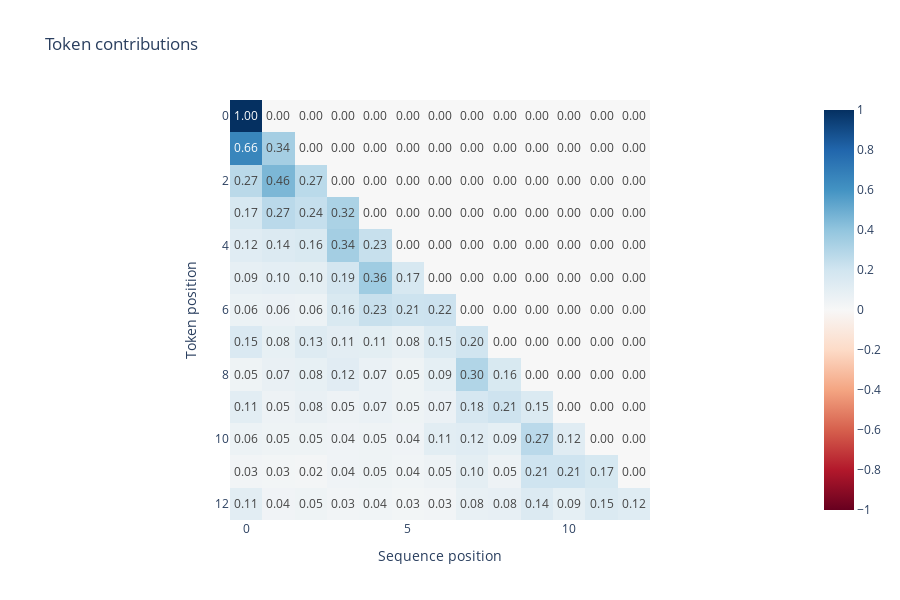

The code cell stored with this chart in its notebook:
### Code cell
print(tokens)
print(len(tokens))

def get_attention_layer_activations(position=-1):
  position_contributions =  t.zeros(len(tokens[1:]), device=model.cfg.device)

  for layer in range(model.cfg.n_layers):
    layer_activations = activations[layer]
    # display(cv.attention.attention_patterns(
    #   tokens=tokens[1:],
    #   attention=layer_activations,
    #   # attention_head_names=[f"L0H{i}" for i in range(12)],
    # ))

    # print(layer_activations.shape)
    token_activations = layer_activations[:,position,:]
    # print(token_activations.shape)
    summed_values = einops.reduce(token_activations, 'tensors num -> num', 'sum')
    # print(f"summed values: {len(summed_values)}")
    normalized_tensor = summed_values / t.sum(summed_values)
    # print(normalized_tensor)

    position_contributions += normalized_tensor

  position_contributions = position_contributions/model.cfg.n_layers
  return position_contributions

total_position_contributions =  t.zeros((len(tokens) - 1, len(tokens[1:])), device=model.cfg.device)

for i in range(len(tokens) - 1):
  position_contributions = get_attention_layer_activations(i)
  total_position_contributions[i] = t.tensor(position_contributions, device=model.cfg.device)

total_position_contributions.cpu().numpy()

print(total_position_contributions.shape)
print(total_position_contributions)

for i, token in enumerate(tokens[1:]):
  print(f"Token {i}: {token}")

imshow(
    total_position_contributions,
    labels={"x": "Sequence position", "y": "Token position"},
    title="Token contributions",
    text_auto=".2f",
    width=900, height=600
)

### Figure 1 — Plotly figure (JSON) as saved in the notebook; plotly's stock layout.template omitted (floating-point values rounded to 4 significant figures; data arrays with more than 128 entries replaced by an {"elided": "..."} marker saying what was removed)
{"data": [{"coloraxis": "coloraxis", "hovertemplate": "Sequence position: %{x}<br>Token position: %{y}<br>color: %{z}<extra></extra>", "name": "0", "texttemplate": "%{z:.2f}", "type": "heatmap", "xaxis": "x", "yaxis": "y", "z": {"elided": "13x13 float values"}}], "layout": {"coloraxis": {"cmid": 0, "colorscale": [[0, "rgb(103,0,31)"], [0.1, "rgb(178,24,43)"], [0.2, "rgb(214,96,77)"], [0.3, "rgb(244,165,130)"], [0.4, "rgb(253,219,199)"], [0.5, "rgb(247,247,247)"], [0.6, "rgb(209,229,240)"], [0.7, "rgb(146,197,222)"], [0.8, "rgb(67,147,195)"], [0.9, "rgb(33,102,172)"], [1, "rgb(5,48,97)"]]}, "height": 600, "title": {"text": "Token contributions"}, "width": 900, "xaxis": {"anchor": "y", "constrain": "domain", "domain": [0, 1], "scaleanchor": "y", "title": {"text": "Sequence position"}}, "yaxis": {"anchor": "x", "autorange": "reversed", "constrain": "domain", "domain": [0, 1], "title": {"text": "Token position"}}}}
